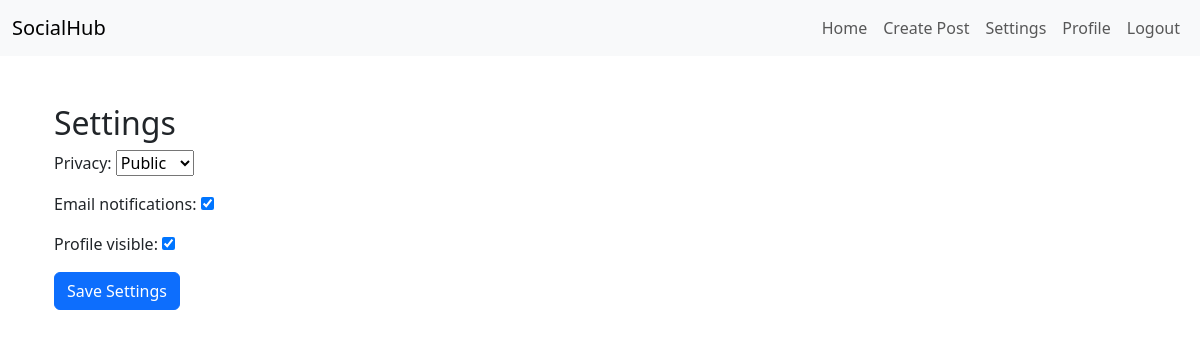
Page /users/settings/ (signed in) on the committed database.
### users/models.py (models this page shows, shortened)
class Settings(models.Model):
    user = models.OneToOneField(User, on_delete=models.CASCADE)
    privacy = models.CharField(max_length=10, choices=PRIVACY_CHOICES, default='public')
    email_notifications = models.BooleanField(default=True)
    profile_visible = models.BooleanField(default=True)

### users/views.py (the view)
# urls.py: path('settings/', views.settings_view, name='settings'),
@login_required
def settings_view(request):
    settings_obj = Settings.objects.get(user=request.user)
    if request.method == 'POST':
        form = SettingsForm(request.POST, instance=settings_obj)
        if form.is_valid():
            form.save()
            messages.success(request, 'Settings updated!')
            return redirect('settings')
    else:
        form = SettingsForm(instance=settings_obj)
    return render(request, 'users/settings.html', {'form': form})

### users/forms.py
class SettingsForm(forms.ModelForm):
    class Meta:
        model = Settings
        fields = ['privacy', 'email_notifications', 'profile_visible']

### users/templates/users/settings.html (shortened to what this page needs)
{% extends 'base.html' %}
{% block content %}
<div class="container mt-5">
  <h2>Settings</h2>
  <form method="post">
    {{ form.as_p }}
    <button type="submit" class="btn btn-primary">Save Settings</button>
  </form>
</div>
{% endblock %}

### rows in the picture
Settings: privacy "Public", email_notifications "☑", profile_visible "☑"
